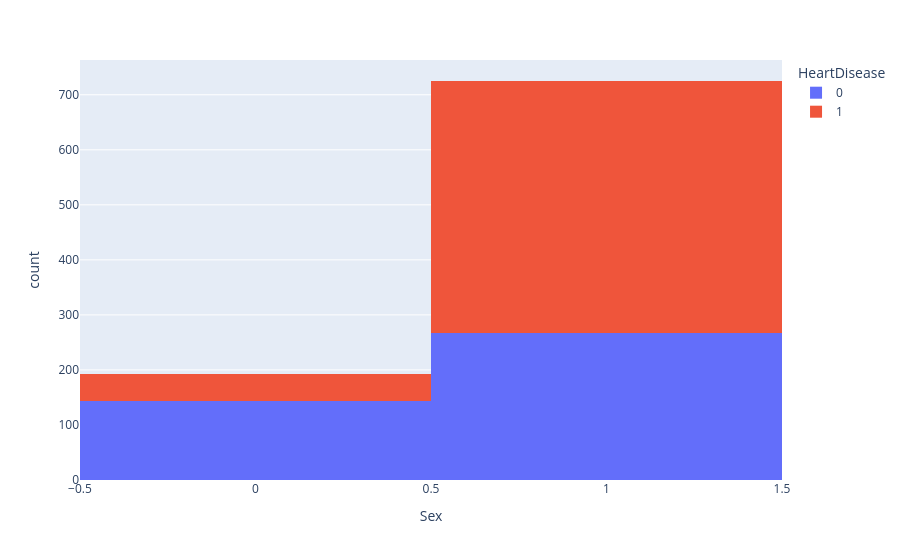

Notebook code for this chart:
### Markdown cell above
# **Sex vs Heart Disease**

### Code cell
px.histogram(heart_df, x='Sex', color='HeartDisease')

### Figure 1 — Plotly figure (JSON) as saved in the notebook; plotly's stock layout.template omitted (floating-point values rounded to 4 significant figures; data arrays with more than 128 entries replaced by an {"elided": "..."} marker saying what was removed)
{"data": [{"bingroup": "x", "hovertemplate": "HeartDisease=0<br>Sex=%{x}<br>count=%{y}<extra></extra>", "legendgroup": "0", "marker": {"color": "#636efa", "pattern": {"shape": ""}}, "name": "0", "orientation": "v", "showlegend": true, "type": "histogram", "x": {"elided": "410 int values"}, "xaxis": "x", "yaxis": "y"}, {"bingroup": "x", "hovertemplate": "HeartDisease=1<br>Sex=%{x}<br>count=%{y}<extra></extra>", "legendgroup": "1", "marker": {"color": "#EF553B", "pattern": {"shape": ""}}, "name": "1", "orientation": "v", "showlegend": true, "type": "histogram", "x": {"elided": "508 int values"}, "xaxis": "x", "yaxis": "y"}], "layout": {"barmode": "relative", "legend": {"title": {"text": "HeartDisease"}, "tracegroupgap": 0}, "margin": {"t": 60}, "xaxis": {"anchor": "y", "domain": [0, 1], "title": {"text": "Sex"}}, "yaxis": {"anchor": "x", "domain": [0, 1], "title": {"text": "count"}}}}
